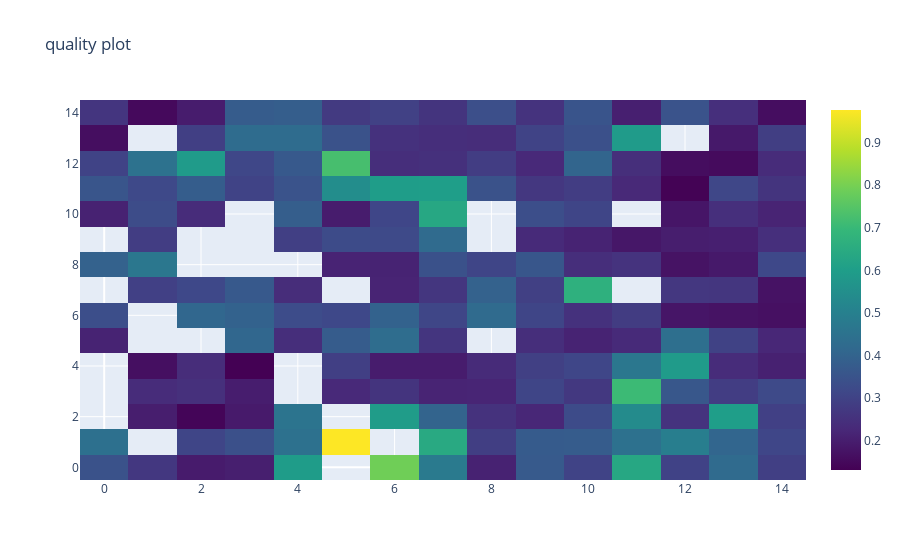

This figure's notebook cell:
### Code cell
import plotly.graph_objects as go

win_map = som.win_map(result)
size=som.distance_map().shape[0]
qualities=np.empty((size,size))
qualities[:]=np.NaN
for position, values in win_map.items():
    qualities[position[0], position[1]] = np.mean(abs(values-som.get_weights()[position[0], position[1]]))

layout = go.Layout(title='quality plot')
fig = go.Figure(layout=layout)
fig.add_trace(go.Heatmap(z=qualities, colorscale='Viridis'))
fig.show()

### Figure 1 — Plotly figure (JSON) as saved in the notebook; plotly's stock layout.template omitted (floating-point values rounded to 4 significant figures; data arrays with more than 128 entries replaced by an {"elided": "..."} marker saying what was removed)
{"data": [{"colorscale": [[0, "#440154"], [0.1111, "#482878"], [0.2222, "#3e4989"], [0.3333, "#31688e"], [0.4444, "#26828e"], [0.5556, "#1f9e89"], [0.6667, "#35b779"], [0.7778, "#6ece58"], [0.8889, "#b5de2b"], [1, "#fde725"]], "type": "heatmap", "z": {"elided": "15x15 float values"}}], "layout": {"title": {"text": "quality plot"}}}
